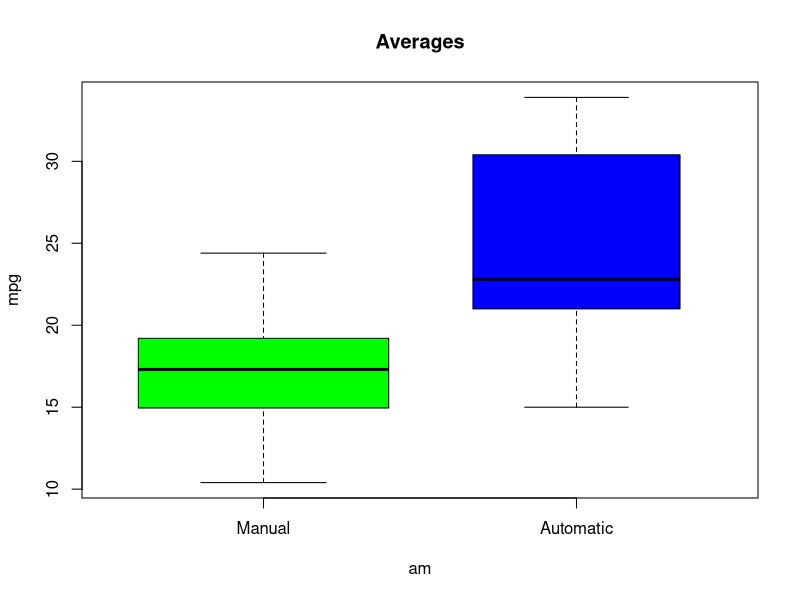
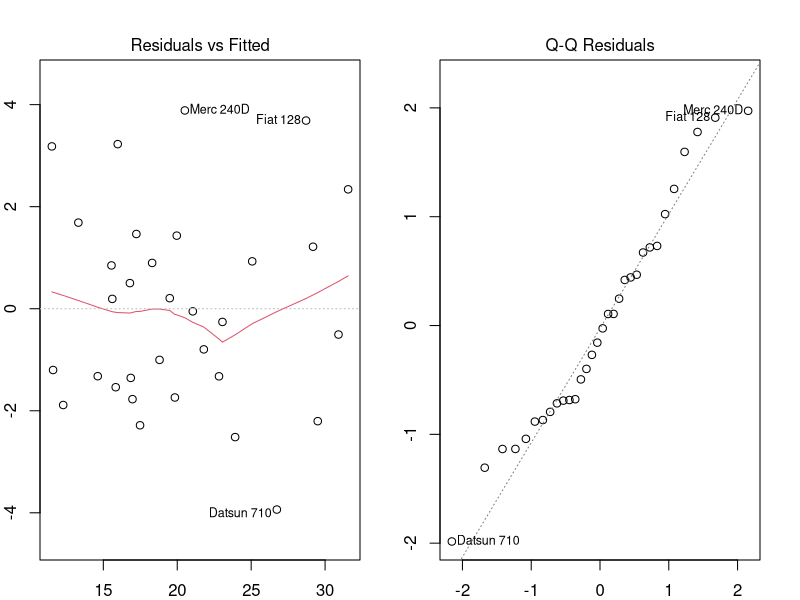

Source code (R) for these figures, in order:
## ---- chunk 1
names(mtcars)
## ---- chunk 2
str(mtcars)

## ---- chunk 3
mtcars$am     <- as.factor(mtcars$am)
mtcars$cyl    <- as.factor(mtcars$cyl)
mtcars$vs     <- as.factor(mtcars$vs)
mtcars$gear   <- as.factor(mtcars$gear)

## ---- chunk 4
fit1 <- lm(mpg ~ 1, data=mtcars)  # minimum possible regression model
fit <- step(fit1, direction="both", #adding parameters stepwise
            scope=(~ am:(cyl+disp+hp+drat+wt+qsec+vs+gear+carb))) 
## ---- chunk 5
summary(fit)
## ---- chunk 6
library(plyr)

x<-ddply(mtcars, .(am), summarize,  wt_mean=mean(wt), qsec_mean=mean(qsec))

test_am<-(-2.9233)*x[1,2]+0.6126*x[1,3]
test_mu<-(-2.9233)*x[2,2]+0.6126*x[2,3]
test_am
test_mu
## ---- chunk 7
boxplot(mpg~am,data=mtcars,main="Averages",varwidth=TRUE, col=c("green","blue"),
        names=c("Manual","Automatic")) 
## ---- chunk 8
par(mfrow = c(1,2),mar = c(2, 2, 3, 2))
plot(fit, which=1)
plot(fit, which=2)
